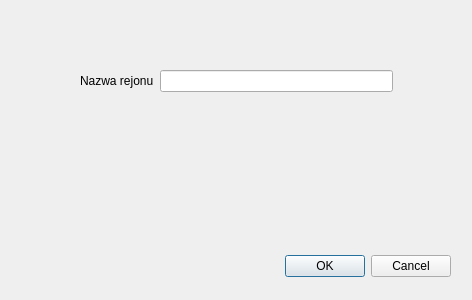
<?xml version="1.0" encoding="UTF-8"?>
<ui version="4.0">
 <class>DodajRejon</class>
 <widget class="QDialog" name="DodajRejon">
  <property name="geometry">
   <rect>
    <x>0</x>
    <y>0</y>
    <width>472</width>
    <height>300</height>
   </rect>
  </property>
  <property name="windowTitle">
   <string>Dialog</string>
  </property>
  <widget class="QDialogButtonBox" name="buttonBox">
   <property name="geometry">
    <rect>
     <x>110</x>
     <y>250</y>
     <width>341</width>
     <height>32</height>
    </rect>
   </property>
   <property name="orientation">
    <enum>Qt::Horizontal</enum>
   </property>
   <property name="standardButtons">
    <set>QDialogButtonBox::Cancel|QDialogButtonBox::Ok</set>
   </property>
  </widget>
  <widget class="QWidget" name="formLayoutWidget">
   <property name="geometry">
    <rect>
     <x>80</x>
     <y>70</y>
     <width>313</width>
     <height>31</height>
    </rect>
   </property>
   <layout class="QFormLayout" name="formLayout">
    <item row="0" column="0">
     <widget class="QLabel" name="nazwaRejonuLabel">
      <property name="text">
       <string>Nazwa rejonu</string>
      </property>
     </widget>
    </item>
    <item row="0" column="1">
     <widget class="QLineEdit" name="lineEdit"/>
    </item>
   </layout>
  </widget>
 </widget>
 <resources/>
 <connections>
  <connection>
   <sender>buttonBox</sender>
   <signal>accepted()</signal>
   <receiver>DodajRejon</receiver>
   <slot>accept()</slot>
   <hints>
    <hint type="sourcelabel">
     <x>248</x>
     <y>254</y>
    </hint>
    <hint type="destinationlabel">
     <x>157</x>
     <y>274</y>
    </hint>
   </hints>
  </connection>
  <connection>
   <sender>buttonBox</sender>
   <signal>rejected()</signal>
   <receiver>DodajRejon</receiver>
   <slot>reject()</slot>
   <hints>
    <hint type="sourcelabel">
     <x>316</x>
     <y>260</y>
    </hint>
    <hint type="destinationlabel">
     <x>286</x>
     <y>274</y>
    </hint>
   </hints>
  </connection>
 </connections>
</ui>
